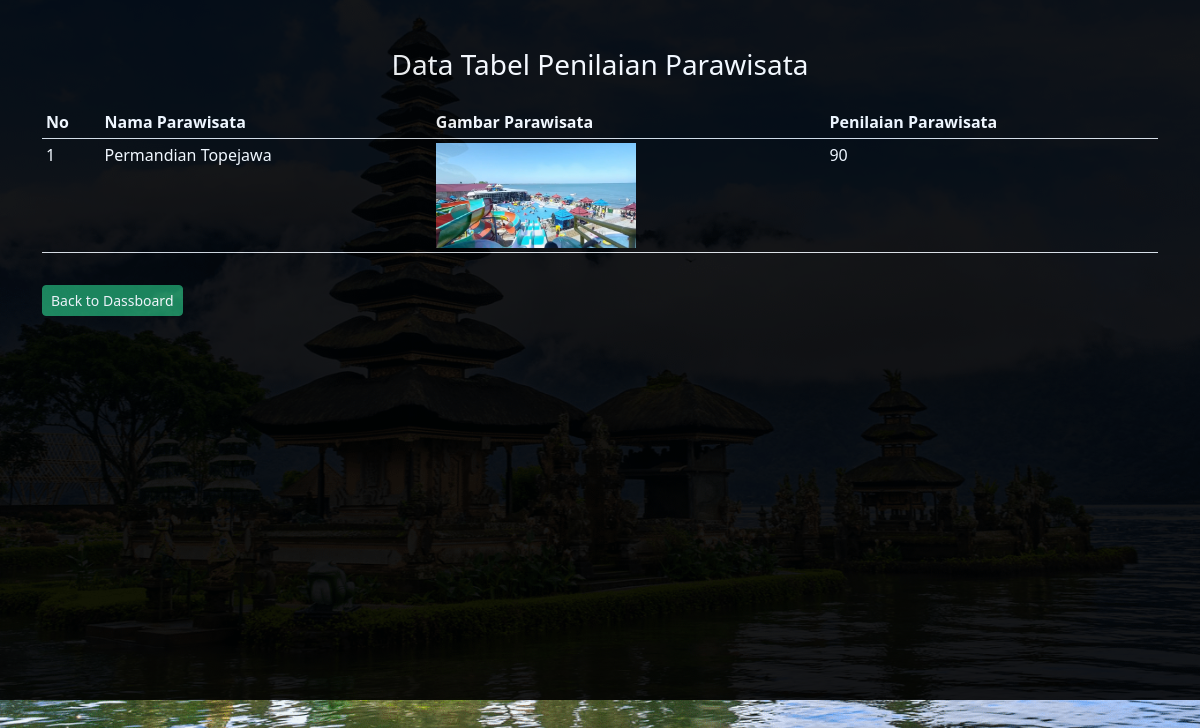
/admin/penilaian/penilaian.php (signed in), run on an earlier commit of the app's database.
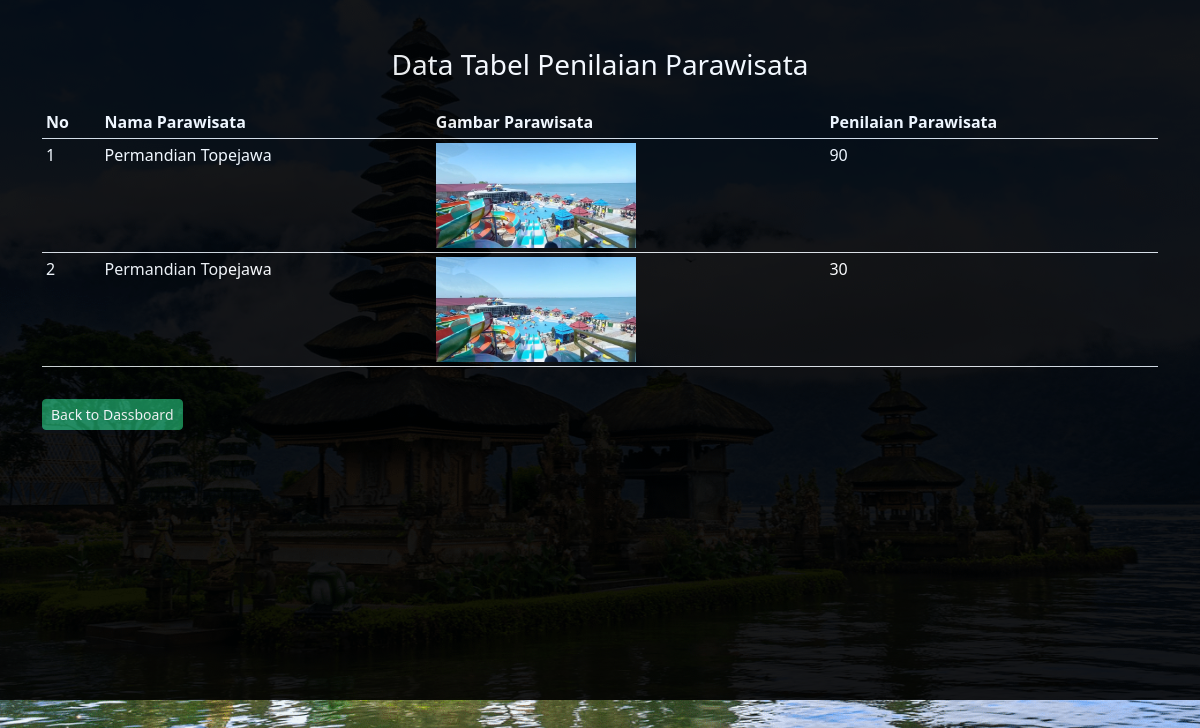
And on a later commit of the database.
### tables this page shows
CREATE TABLE `tb_penilaian` (
  `id_penilaian` int(11) NOT NULL,
  `id_parawisata` int(11) NOT NULL,
  `nilai` varchar(50) NOT NULL
);

CREATE TABLE `tb_parawisata` (
  `id_parawisata` int(11) NOT NULL,
  `nama_parawisata` varchar(100) NOT NULL,
  `tempat_parawisata` varchar(200) NOT NULL,
  `tentang` text NOT NULL,
  `gambar` varchar(100) NOT NULL,
  `harga` varchar(100) NOT NULL
);

### admin/penilaian/penilaian.php (the view, shortened to what this page needs)
<?php
include '../../koneksi.php';
?>
<!doctype html>
<html lang="en">
  <head>
    <link rel="stylesheet" href="https://cdn.jsdelivr.net/npm/bootstrap-icons@1.8.3/font/bootstrap-icons.css">
    <link href="https://cdn.jsdelivr.net/npm/bootstrap@5.2.0-beta1/dist/css/bootstrap.min.css" rel="stylesheet">
  </head>
  <body>
  <div class="container-fluid" id="container-fluid">
    <div class="container">
    <div class="row text-white text-center">
        <div class="col-lg-12 mt-5 mb-3">
            <h3>Data Tabel Penilaian Parawisata</h3>
        </div>
    </div>
    <div class="row">
        <div class="col-lg-12">
            <div class="table-responisve">
                <table class="table table-sm table-striped text-white">
                    <thead>
                        <tr data-aos="fade-right" data-aos-duration="2000">
                            <th>No</th>
                            <th>Nama Parawisata</th>
                            <th>Gambar Parawisata</th>
                            <th>Penilaian Parawisata</th>
                        </tr>
                    </thead>
                    <tbody>
                    <?php
							$no = 1;
							$nilai = mysqli_query($conn, "SELECT * FROM tb_penilaian
                                                        INNER JOIN tb_parawisata ON tb_penilaian.id_parawisata = tb_parawisata.id_parawisata
                                                        ");
							if(mysqli_num_rows($nilai) > 0){
							while($row = mysqli_fetch_array($nilai)){
						?>
						<tr>
							<td class="text-white"><?php echo $no++ ?></td>
							<td class="text-white"><?php echo $row['nama_parawisata'] ?></td>
							<td class="text-white"><a href="../parawisata/img/<?php echo $row['gambar'] ?>" target="_blank"> <img src="../parawisata/img/<?php echo $row['gambar'] ?>" width="200"> </a></td>
                            <td class="text-white"><?php echo $row['nilai'] ?></td>
						</tr>
						<?php }}else{ ?>
							<tr>
								<td colspan="8" class="text-white">Belom Ada Penilaian</td>
							</tr>
						<?php } ?>
					</tbody>
                </table>
            </div>
        </div>
    </div>
    <div class="row mt-3">
        <div class="col-lg-12">
            <a href="../dashboard.php" class="btn btn-success btn-sm">Back to Dassboard</a>
        </div>
    </div>
 </div>
 <br><br>
</div>
  </body>
</html>

What changed in the data, as far as the page shows it:
added tb_penilaian: id_parawisata.nama_parawisata "Permandian Topejawa", id_parawisata.gambar (picture), nilai "30"
